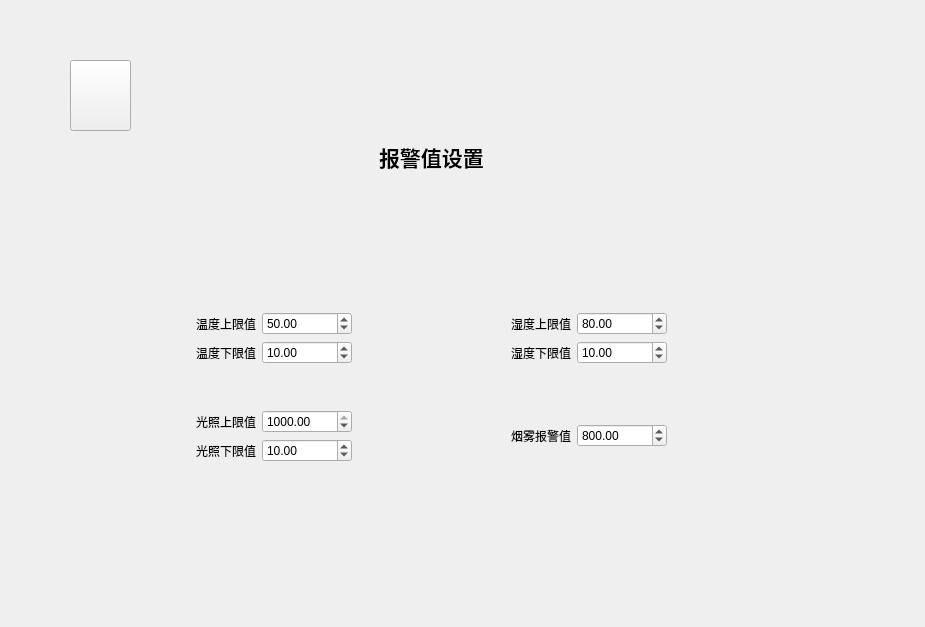
<?xml version="1.0" encoding="UTF-8"?>
<ui version="4.0">
 <class>setting</class>
 <widget class="QWidget" name="setting">
  <property name="geometry">
   <rect>
    <x>0</x>
    <y>0</y>
    <width>925</width>
    <height>627</height>
   </rect>
  </property>
  <property name="windowTitle">
   <string>设置</string>
  </property>
  <widget class="QPushButton" name="backButton">
   <property name="geometry">
    <rect>
     <x>70</x>
     <y>60</y>
     <width>61</width>
     <height>71</height>
    </rect>
   </property>
   <property name="minimumSize">
    <size>
     <width>0</width>
     <height>70</height>
    </size>
   </property>
   <property name="styleSheet">
    <string notr="true">border-image: url(:/back.png);</string>
   </property>
   <property name="text">
    <string/>
   </property>
  </widget>
  <widget class="QLabel" name="label_time">
   <property name="geometry">
    <rect>
     <x>150</x>
     <y>40</y>
     <width>231</width>
     <height>31</height>
    </rect>
   </property>
   <property name="text">
    <string/>
   </property>
  </widget>
  <widget class="QWidget" name="layoutWidget">
   <property name="geometry">
    <rect>
     <x>196</x>
     <y>141</y>
     <width>471</width>
     <height>321</height>
    </rect>
   </property>
   <layout class="QVBoxLayout" name="verticalLayout_5">
    <item>
     <layout class="QHBoxLayout" name="horizontalLayout_10">
      <item>
       <spacer name="horizontalSpacer">
        <property name="orientation">
         <enum>Qt::Horizontal</enum>
        </property>
        <property name="sizeHint" stdset="0">
         <size>
          <width>40</width>
          <height>20</height>
         </size>
        </property>
       </spacer>
      </item>
      <item>
       <widget class="QLabel" name="label">
        <property name="font">
         <font>
          <family>Microsoft YaHei UI</family>
          <pointsize>16</pointsize>
          <bold>true</bold>
         </font>
        </property>
        <property name="text">
         <string>报警值设置</string>
        </property>
       </widget>
      </item>
      <item>
       <spacer name="horizontalSpacer_2">
        <property name="orientation">
         <enum>Qt::Horizontal</enum>
        </property>
        <property name="sizeHint" stdset="0">
         <size>
          <width>40</width>
          <height>20</height>
         </size>
        </property>
       </spacer>
      </item>
     </layout>
    </item>
    <item>
     <spacer name="verticalSpacer_2">
      <property name="orientation">
       <enum>Qt::Vertical</enum>
      </property>
      <property name="sizeHint" stdset="0">
       <size>
        <width>20</width>
        <height>40</height>
       </size>
      </property>
     </spacer>
    </item>
    <item>
     <layout class="QVBoxLayout" name="verticalLayout_4">
      <item>
       <layout class="QHBoxLayout" name="horizontalLayout_8">
        <item>
         <layout class="QVBoxLayout" name="verticalLayout">
          <item>
           <layout class="QHBoxLayout" name="horizontalLayout">
            <item>
             <widget class="QLabel" name="label_2">
              <property name="text">
               <string>温度上限值</string>
              </property>
             </widget>
            </item>
            <item>
             <widget class="QDoubleSpinBox" name="doubleSpinBox_tempMax">
              <property name="minimumSize">
               <size>
                <width>90</width>
                <height>0</height>
               </size>
              </property>
              <property name="value">
               <double>50.000000000000000</double>
              </property>
             </widget>
            </item>
           </layout>
          </item>
          <item>
           <layout class="QHBoxLayout" name="horizontalLayout_2">
            <item>
             <widget class="QLabel" name="label_3">
              <property name="text">
               <string>温度下限值</string>
              </property>
             </widget>
            </item>
            <item>
             <widget class="QDoubleSpinBox" name="doubleSpinBox_tempMin">
              <property name="minimumSize">
               <size>
                <width>90</width>
                <height>0</height>
               </size>
              </property>
              <property name="value">
               <double>10.000000000000000</double>
              </property>
             </widget>
            </item>
           </layout>
          </item>
         </layout>
        </item>
        <item>
         <spacer name="horizontalSpacer_7">
          <property name="orientation">
           <enum>Qt::Horizontal</enum>
          </property>
          <property name="sizeHint" stdset="0">
           <size>
            <width>40</width>
            <height>20</height>
           </size>
          </property>
         </spacer>
        </item>
        <item>
         <layout class="QVBoxLayout" name="verticalLayout_2">
          <item>
           <layout class="QHBoxLayout" name="horizontalLayout_3">
            <item>
             <widget class="QLabel" name="label_4">
              <property name="text">
               <string>湿度上限值</string>
              </property>
             </widget>
            </item>
            <item>
             <widget class="QDoubleSpinBox" name="doubleSpinBox_humiMax">
              <property name="minimumSize">
               <size>
                <width>90</width>
                <height>0</height>
               </size>
              </property>
              <property name="value">
               <double>80.000000000000000</double>
              </property>
             </widget>
            </item>
           </layout>
          </item>
          <item>
           <layout class="QHBoxLayout" name="horizontalLayout_4">
            <item>
             <widget class="QLabel" name="label_5">
              <property name="text">
               <string>湿度下限值</string>
              </property>
             </widget>
            </item>
            <item>
             <widget class="QDoubleSpinBox" name="doubleSpinBox_humiMin">
              <property name="minimumSize">
               <size>
                <width>90</width>
                <height>0</height>
               </size>
              </property>
              <property name="value">
               <double>10.000000000000000</double>
              </property>
             </widget>
            </item>
           </layout>
          </item>
         </layout>
        </item>
       </layout>
      </item>
      <item>
       <spacer name="verticalSpacer">
        <property name="orientation">
         <enum>Qt::Vertical</enum>
        </property>
        <property name="sizeHint" stdset="0">
         <size>
          <width>20</width>
          <height>40</height>
         </size>
        </property>
       </spacer>
      </item>
      <item>
       <layout class="QHBoxLayout" name="horizontalLayout_9">
        <item>
         <layout class="QVBoxLayout" name="verticalLayout_3">
          <item>
           <layout class="QHBoxLayout" name="horizontalLayout_5">
            <item>
             <widget class="QLabel" name="label_6">
              <property name="text">
               <string>光照上限值</string>
              </property>
             </widget>
            </item>
            <item>
             <widget class="QDoubleSpinBox" name="doubleSpinBox_lightMax">
              <property name="minimumSize">
               <size>
                <width>90</width>
                <height>0</height>
               </size>
              </property>
              <property name="maximum">
               <double>1000.000000000000000</double>
              </property>
              <property name="value">
               <double>1000.000000000000000</double>
              </property>
             </widget>
            </item>
           </layout>
          </item>
          <item>
           <layout class="QHBoxLayout" name="horizontalLayout_6">
            <item>
             <widget class="QLabel" name="label_7">
              <property name="text">
               <string>光照下限值</string>
              </property>
             </widget>
            </item>
            <item>
             <widget class="QDoubleSpinBox" name="doubleSpinBox_lightMin">
              <property name="minimumSize">
               <size>
                <width>90</width>
                <height>0</height>
               </size>
              </property>
              <property name="maximum">
               <double>1000.000000000000000</double>
              </property>
              <property name="value">
               <double>10.000000000000000</double>
              </property>
             </widget>
            </item>
           </layout>
          </item>
         </layout>
        </item>
        <item>
         <spacer name="horizontalSpacer_8">
          <property name="orientation">
           <enum>Qt::Horizontal</enum>
          </property>
          <property name="sizeHint" stdset="0">
           <size>
            <width>40</width>
            <height>20</height>
           </size>
          </property>
         </spacer>
        </item>
        <item>
         <layout class="QHBoxLayout" name="horizontalLayout_7">
          <item>
           <widget class="QLabel" name="label_8">
            <property name="text">
             <string>烟雾报警值</string>
            </property>
           </widget>
          </item>
          <item>
           <widget class="QDoubleSpinBox" name="doubleSpinBox_smogMax">
            <property name="minimumSize">
             <size>
              <width>90</width>
              <height>0</height>
             </size>
            </property>
            <property name="maximum">
             <double>1000.000000000000000</double>
            </property>
            <property name="value">
             <double>800.000000000000000</double>
            </property>
           </widget>
          </item>
         </layout>
        </item>
       </layout>
      </item>
     </layout>
    </item>
   </layout>
  </widget>
 </widget>
 <resources/>
 <connections/>
</ui>
